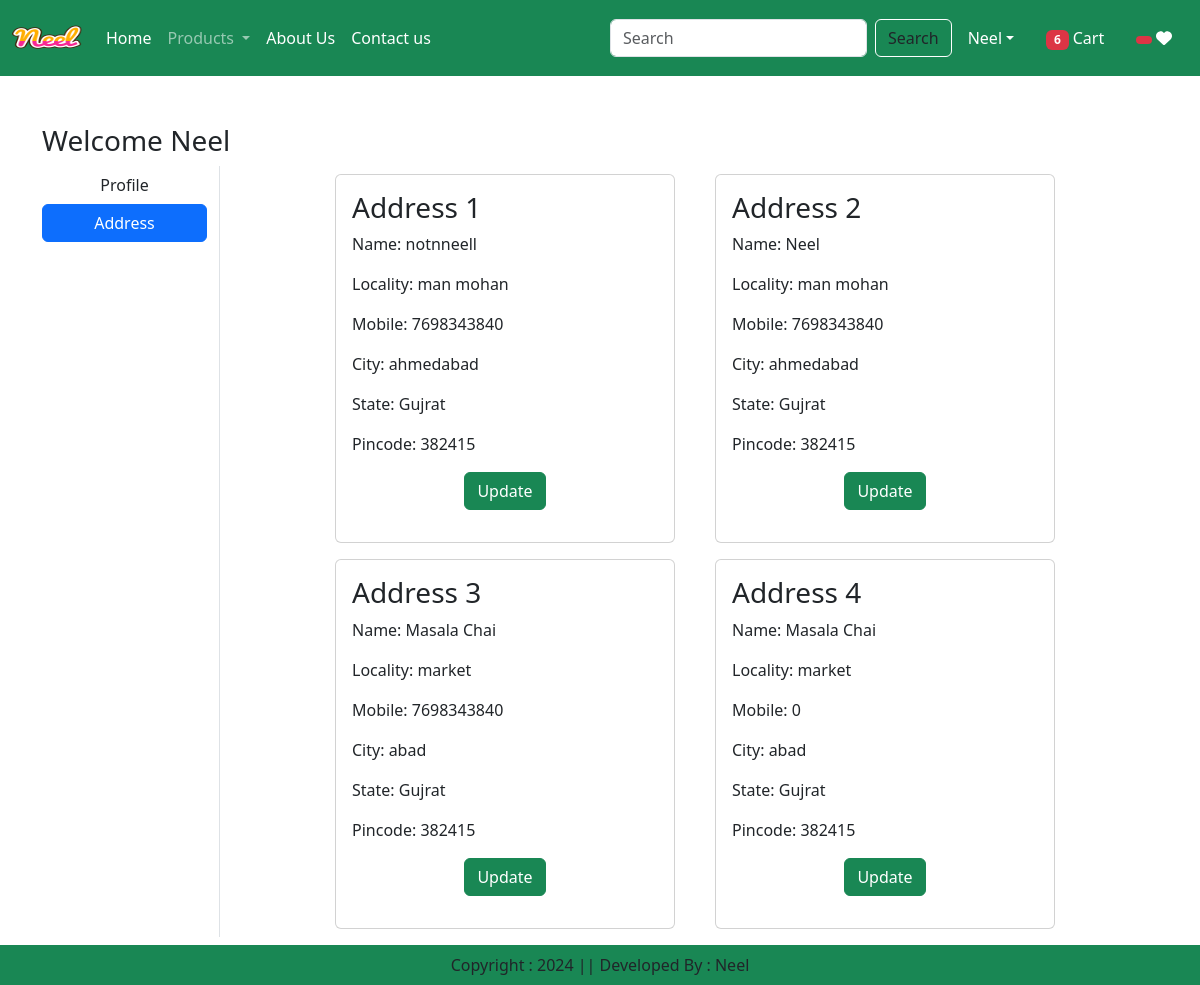
The app's page /address/ (signed in), older data.
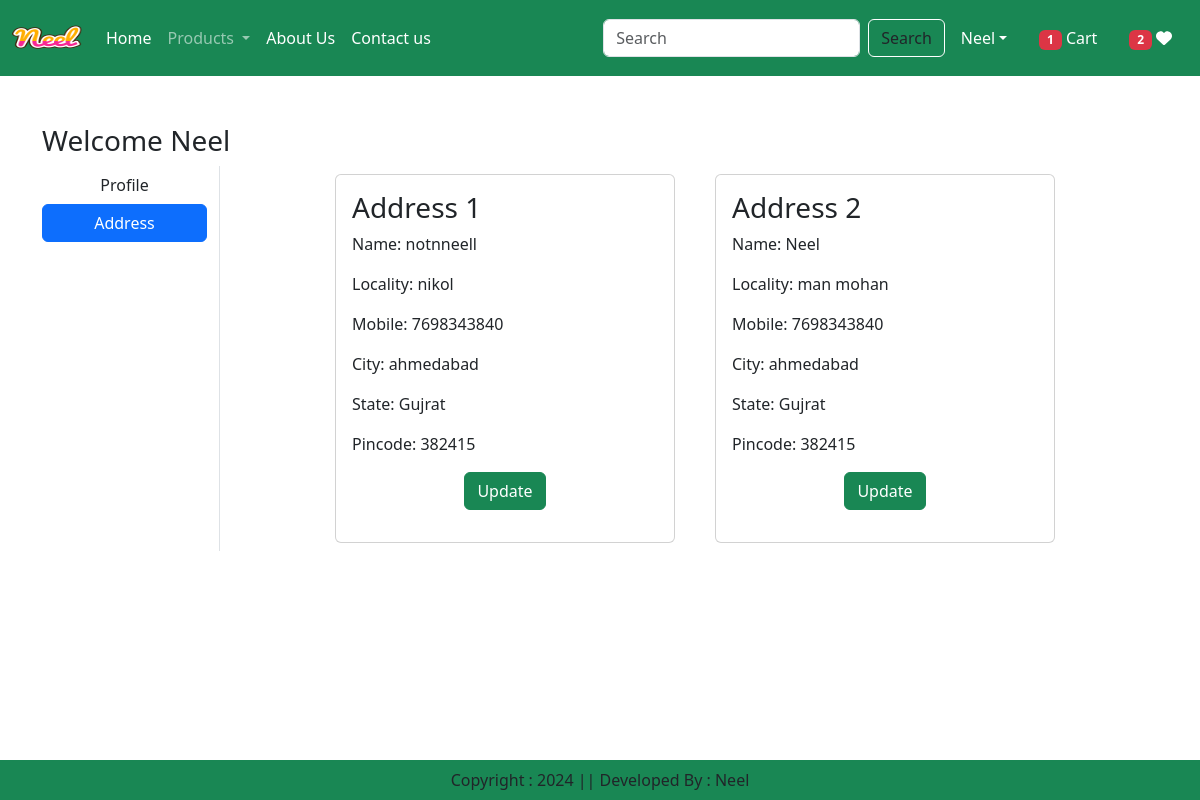
The same page, newer data.
### app/models.py (models this page shows, shortened)
class Customer(models.Model):
    user = models.ForeignKey(User,on_delete=models.CASCADE)
    name = models.CharField(max_length=200)
    locality = models.CharField(max_length=200)
    city = models.CharField(max_length=50)
    mobile = models.IntegerField(default=0)
    zipcode = models.IntegerField()
    state = models.CharField(choices=STATE_CHOICES,max_length=100)

### app/views.py (the view)
# urls.py: path("address/", views.address, name="address"),
@login_required
def address(request):
        add = Customer.objects.filter(user=request.user)
        totalitem = 0
        wishitem = 0
        if request.user.is_authenticated:
            totalitem = len(Cart.objects.filter(user=request.user))
            wishitem = len(Wishlist.objects.filter(user=request.user))
        return render(request ,'app/address.html', locals())

### app/templates/app/address.html (shortened to what this page needs)
{% extends "app/base.html" %}
{% load static %}
{% block main-content %}
<div class="container my-5">
    <div class="row">
        <h3>Welcome <span class="text-capitalize">{{request.user}}</span></h3>
        <div class="col-sm-2 border-end">
            <ul class="list-unstyled">
                <li class="d-grid"><a href="{% url 'profile' %}" class="btn ">Profile</a></li>
                <li class="d-grid"><a href="{% url 'address' %}" class="btn btn-primary ">Address </a></li>
            </ul>
        </div>
        <div class="col-sm-8 offset-sm-1">
            <div class="row">
                {% for ad in add %}
                <div class="col-sm-6">
                    <div class="card m-2">
                        <div class="card-body">
                            <h3>Address {{forloop.counter}}</h3>
                            <p>Name: {{ad.name}}</p>
                            <p>Locality: {{ad.locality}}</p>
                            <p>Mobile: {{ad.mobile}}</p>
                            <p>City: {{ad.city}}</p>
                            <p>State: {{ad.state}}</p>
                            <p>Pincode: {{ad.zipcode}}</p>
                            <p class="text-center"><a href="{% url 'updateAddress' pk=ad.id %}" type="button" class="btn btn-success">Update</a> </p>
                        </div>
                    </div>
                </div>
                {% endfor %}
            </div>
        </div>
        {% endblock main-content %}

Row changes from the older to the newer data that the page shows:
removed Customer: name "Masala Chai", locality "market", mobile "7698343840", city "abad", state "Gujrat", zipcode "382415"
removed Customer: name "Masala Chai", locality "market", mobile "0", city "abad", state "Gujrat", zipcode "382415"
changed Customer "notnneell": locality "man mohan" → "nikol"
Text that changed along with them:
{{ totalitem }}: "6" → "1"
{{ wishitem }}: (not shown) → "2"
